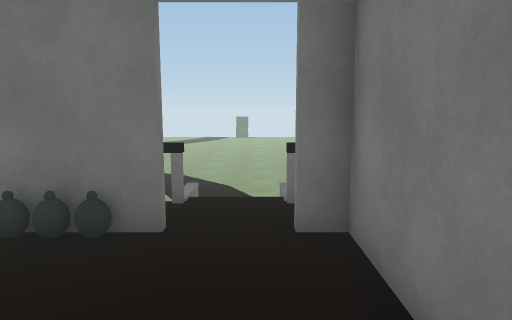
view 1 (above)

17 first-person views from a walk through a 3-D level made in the Unity game engine. The camera is 1.5 m above the floor, tilts 8° down and sees 70° across. Doors are open. The floor is counted in squares, 1 m on a side. Each view is taken from the middle of a square. On the plan, view 1 faces up. The plan holds only what a view shows up to about 16 squares ahead; the rest is blank. The place goes on beyond the plan. The player is left out. Surface patterns are stand-ins for the level's own textures.

view 2
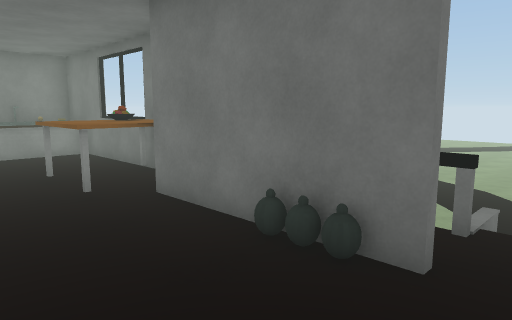

view 3
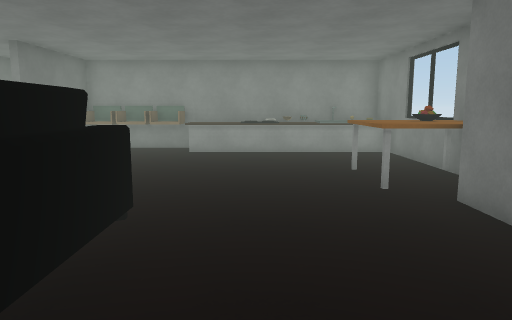

view 4
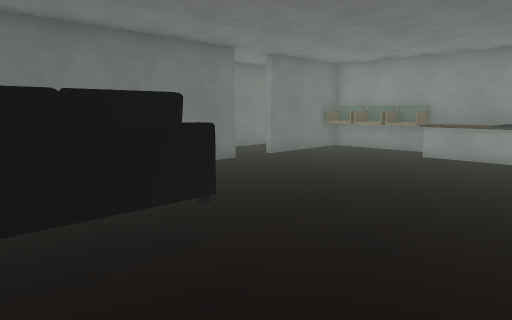

view 5
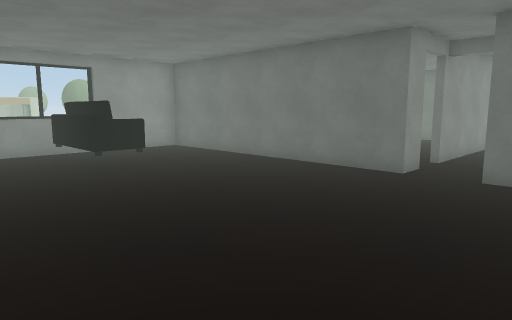

view 6
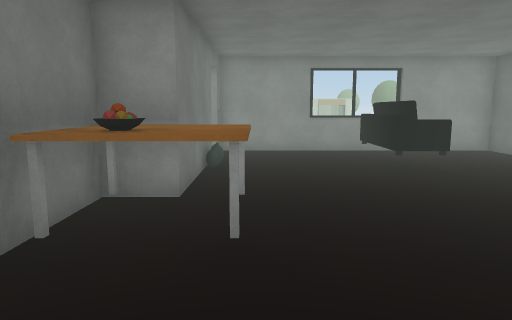

view 7
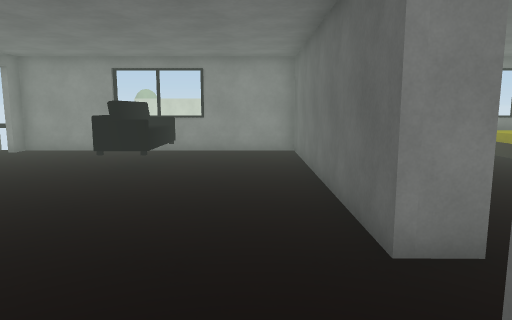

view 8
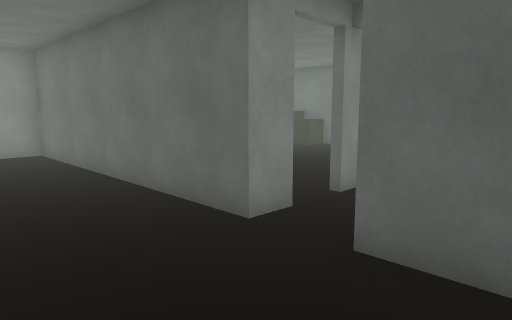

view 9
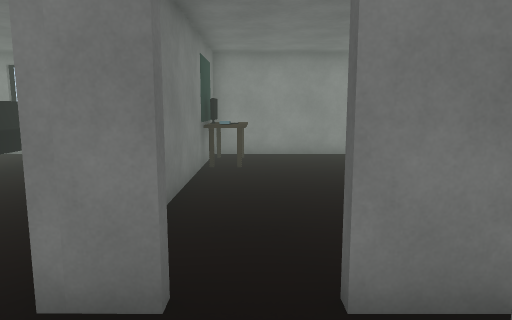

view 10
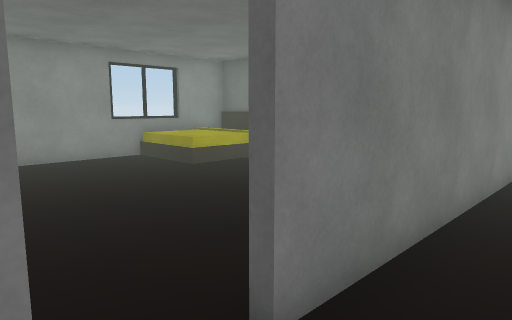

view 11
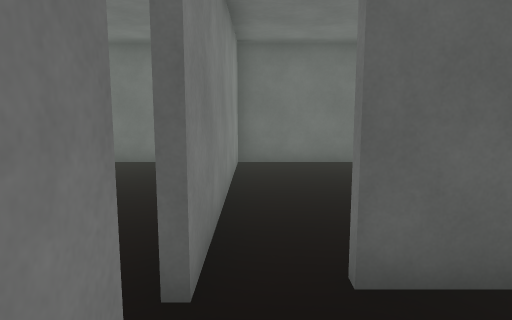

view 12
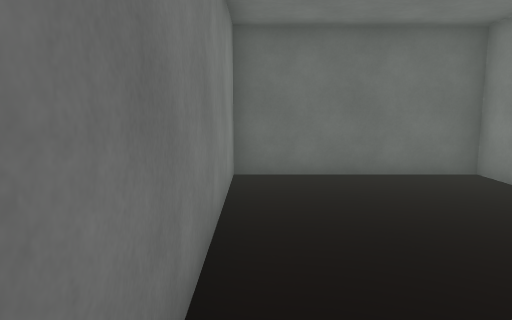

view 13
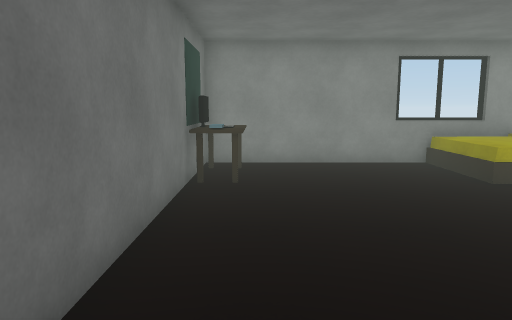

view 14
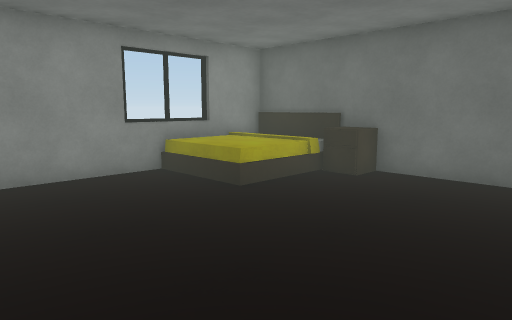

view 15
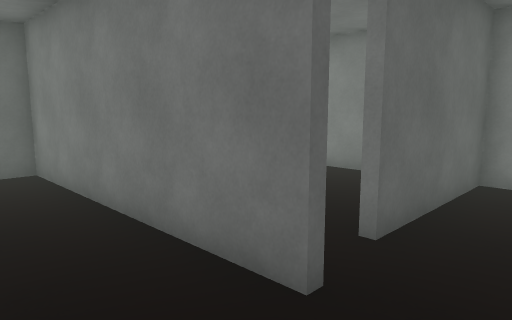

view 16
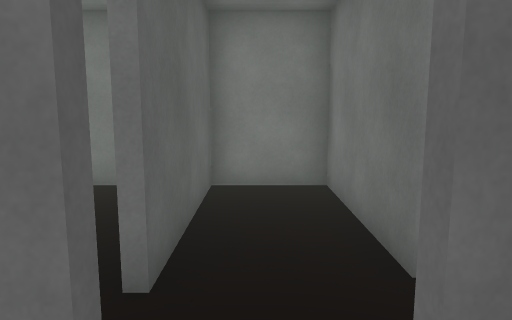

view 17
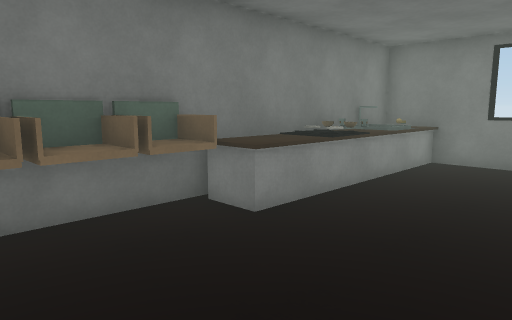

### Floor plan
Ten units are one square. View 1 is at (0, 0); x grows to the right and y downward. Boxes are objects, and circles mark ways between rooms. Rooms are numbered by the first view taken in them; rooms with no view inside come last. Other rooms are left out.
<svg viewBox="-146 -61 163 221">
<path fill="none" stroke="#000" d="M-34 -43 -59 -43 -59 -56 -76 -56M-78 -56 -128 -56M-100 56 -124 56M-85 64 -85 54 -15 54M-141 10 -141 54 -100 54M-11 -43 -16 -43M11 44 11 -43M-124 79 -98 79M-25 56 -72 56M4 54 12 54M-83 76 -83 154M11 153 11 44M-79 153 -25 153M-141 96 -141 115M-141 141 -141 153 -79 153M-85 154 -85 76M-124 56 -141 56M-141 54 -141 79 -124 79"/>
<rect x="-135" y="15" width="10" height="40" fill="#bbb"><title>other object</title></rect>
<rect x="-135" y="-15" width="10" height="30" fill="#bbb"><title>other object</title></rect>
<rect x="-135" y="-45" width="10" height="30" fill="#bbb"><title>other object</title></rect>
<rect x="-135" y="-55" width="10" height="10" fill="#bbb"><title>other object</title></rect>
<rect x="-85" y="-45" width="30" height="20" fill="#bbb"><title>other object</title></rect>
<rect x="-85" y="-55" width="10" height="20" fill="#bbb"><title>other object</title></rect>
<rect x="-35" y="-5" width="30" height="20" fill="#bbb"><title>other object</title></rect>
<rect x="-25" y="135" width="10" height="20" fill="#bbb"><title>other object</title></rect>
<rect x="-25" y="55" width="10" height="10" fill="#bbb"><title>other object</title></rect>
<rect x="-15" y="145" width="20" height="10" fill="#bbb"><title>other object</title></rect>
<rect x="-15" y="55" width="10" height="20" fill="#bbb"><title>other object</title></rect>
<rect x="-5" y="65" width="10" height="10" fill="#bbb"><title>other object</title></rect>
<rect x="-5" y="55" width="10" height="10" fill="#bbb"><title>other object</title></rect>
<circle cx="-5" cy="50" r="3" fill="#2a7"/>
<circle cx="-80" cy="70" r="3" fill="#2a7"/>
<circle cx="-90" cy="80" r="3" fill="#2a7"/>
<circle cx="-115" cy="65" r="3" fill="#2a7"/>
<text x="-70" y="0">1</text>
<text x="-30" y="100">2</text>
<text x="-110" y="110">3</text>
<text x="-130" y="60">4</text>
</svg>
Room 1 opens to room 2. Room 1 opens to room 3. Room 1 opens to room 4.

Where each view was taken, in squares from view 1:
view 1: 0 up, 0 right, facing up
view 2: 1 up, 0 right, facing up-left
view 3: 1 up, 0 right, facing left
view 4: 3 up, 1 left, facing down-left
view 5: 3 up, 12 left, facing down-right
view 6: 3 up, 12 left, facing right
view 7: 4 down, 12 left, facing right
view 8: 2 down, 12 left, facing down-right
view 9: 7 down, 11 left, facing right
view 10: 6 down, 10 left, facing down-right
view 11: 5 down, 9 left, facing down
view 12: 7 down, 9 left, facing down
view 13: 7 down, 9 left, facing right
view 14: 7 down, 7 left, facing down-right
view 15: 6 down, 6 left, facing down-left
view 16: 7 down, 7 left, facing left
view 17: 5 down, 9 left, facing up-left
